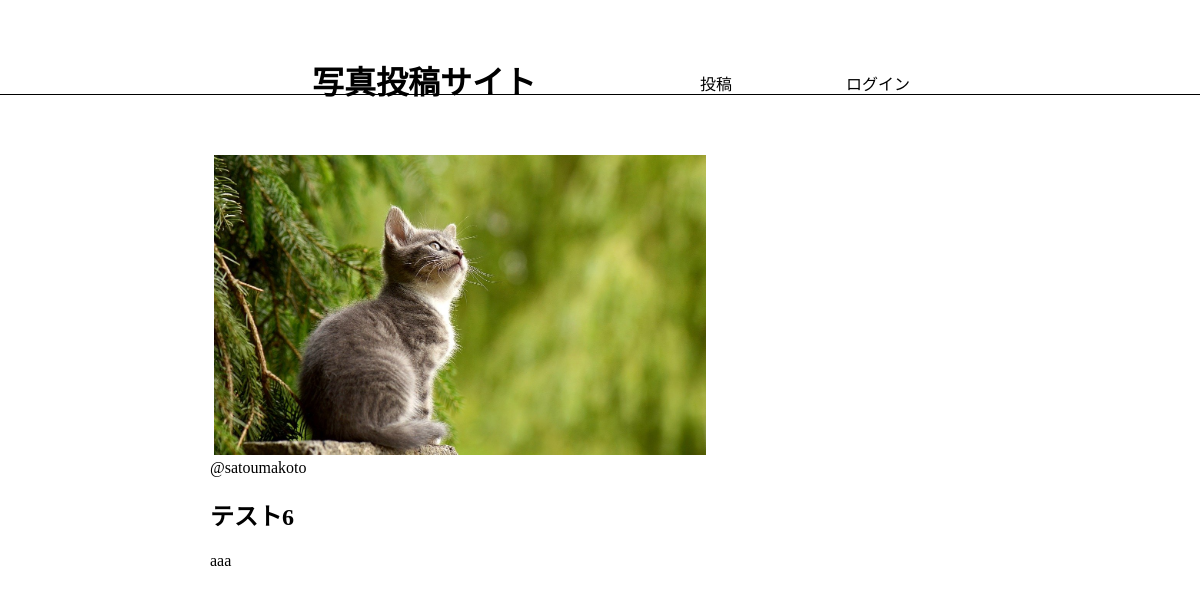
The page /photos/6/ on the database its author committed.
### app/models.py (models this page shows, shortened)
class Photo(models.Model):
    title = models.CharField(max_length=150)
    comment = models.TextField(blank=True)
    image = models.ImageField(upload_to='photos')
    category = models.ForeignKey(Category,on_delete=models.PROTECT)
    user = models.ForeignKey(User, on_delete=models.CASCADE)
    created_at = models.DateTimeField(auto_now=True)

### app/views.py (the view)
# urls.py: path('photos/<int:pk>/', views.photos_detail, name='photos_detail'),
def photos_detail(request, pk):
    photo = get_object_or_404(Photo, pk=pk)
    return render(request, 'app/photos_detail.html', {'photo': photo})

### app/templates/app/photos_detail.html (shortened to what this page needs)
{% extends 'app/base.html' %}
{% block content %}
<div class="photo-detail">
<img src="{{ photo.image.url }}" class="photo-img">
<div class="photo-info">
   <a href="{% url 'app:users_detail'
   photo.user.id %}">@{{ photo.user }}</a>
</div>
<h2>{{ photo.title }}</h2>
<p>{{ photo.comment }}</p>
{% endblock %}

### static/css/style.css (style rules this page uses)
html, body { margin: 0; }
div { box-sizing: border-box; }
a { text-decoration: none; color: #000; }
.photo-img { width: 100%; max-width: 500px; height: 300px; object-fit: cover; border-radius: 4px; }
.photo-detail .photo-img { object-fit: contain; }

### rows shown on the page
Photo: image (picture), user "satoumakoto", title "テスト6", comment "aaa"
